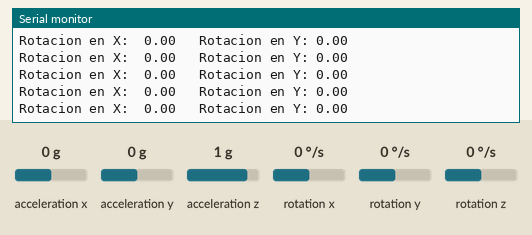
The sketch below on a simulated Arduino Uno, built with avr-gcc and run on an emulated ATmega328P. Parts: the last lines printed to the serial monitor. The inputs (shaded band) are chosen by the test bench; at power-on: acceleration x 0 g, acceleration y 0 g, rotation x 0 °/s, acceleration z 1 g, rotation y 0 °/s, rotation z 0 °/s.

Above: at 1.2 s.
1.3 s: acceleration x set to -1.4 g
At 2.0 s:
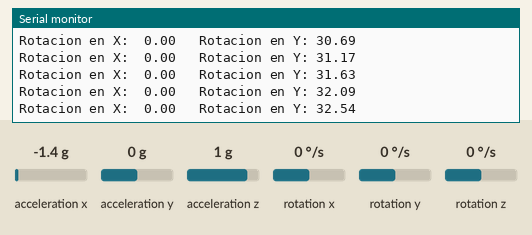
4.3 s: acceleration y set to 0.8 g
At 5.1 s:
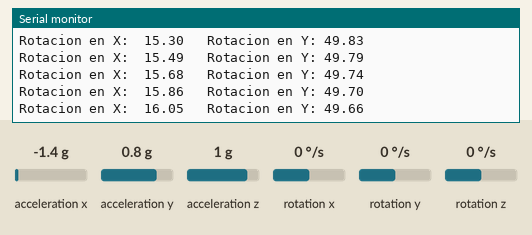
7.3 s: acceleration x set to 0 g
At 7.9 s:
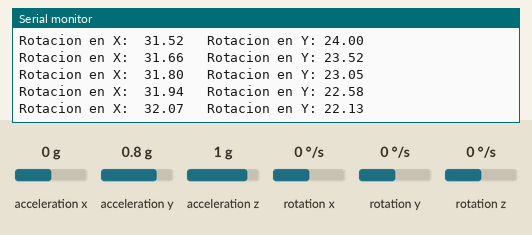
10.3 s: rotation x set to 100 °/s
At 11.2 s:
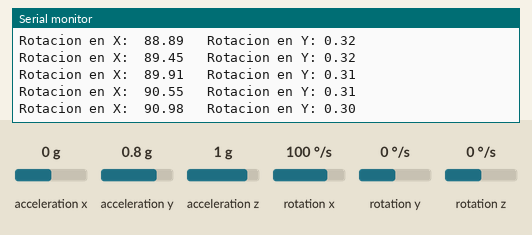
13.3 s: acceleration z set to -1.4 g
At 14.3 s:
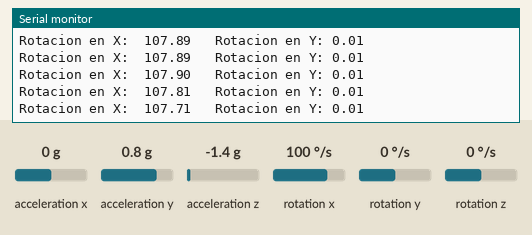
14.8 s: rotation y set to -192 °/s
At 15.8 s:
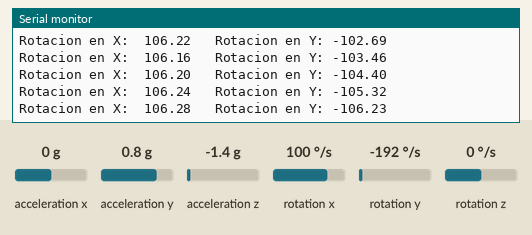
Timing chart, 0 to 17.8 s (numbered marks = the images above; inputs shaded):
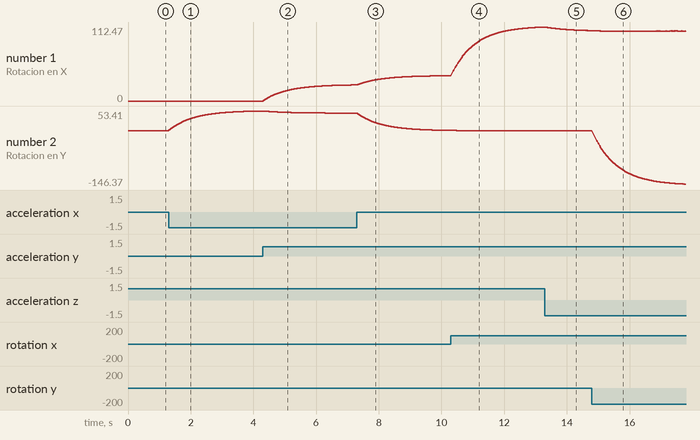

The sketch:

08_IMU_MPU6050_orientation_complementary_filter.ino
```cpp
#include "I2Cdev.h"
#include "MPU6050.h"
#include "Wire.h"
/*
 *  Este ejemplo empleamos un filtro complementario para combinar la señal del acelerómetro y giroscopio
 *  para obtener una mejor medición de la orientación del MPU-6050, como vimos en la entrada
 *  Medir la inclinación de un IMU con Arduino y filtro complementario:
 *  https://www.luisllamas.es/medir-la-inclinacion-imu-arduino-filtro-complementario/
 */
const int mpuAddress = 0x69;
MPU6050 mpu(mpuAddress);

int ax, ay, az;
int gx, gy, gz;

long tiempo_prev;
float dt;
float ang_x, ang_y;
float ang_x_prev, ang_y_prev;

void updateFiltered()
{
   dt = (millis() - tiempo_prev) / 1000.0;
   tiempo_prev = millis();

   //Calcular los ángulos con acelerometro
   float accel_ang_x = atan(ay / sqrt(pow(ax, 2) + pow(az, 2)))*(180.0 / 3.14);
   float accel_ang_y = atan(-ax / sqrt(pow(ay, 2) + pow(az, 2)))*(180.0 / 3.14);

   //Calcular angulo de rotación con giroscopio y filtro complementario
   ang_x = 0.98*(ang_x_prev + (gx / 131)*dt) + 0.02*accel_ang_x;
   ang_y = 0.98*(ang_y_prev + (gy / 131)*dt) + 0.02*accel_ang_y;

   ang_x_prev = ang_x;
   ang_y_prev = ang_y;
}

void setup()
{
   Serial.begin(115200);
   Wire.begin();
   mpu.initialize();
   Serial.println(mpu.testConnection() ? F("IMU iniciado correctamente") : F("Error al iniciar IMU"));
}

void loop()
{
   // Leer las aceleraciones y velocidades angulares
   mpu.getAcceleration(&ax, &ay, &az);
   mpu.getRotation(&gx, &gy, &gz);

   updateFiltered();

   Serial.print(F("Rotacion en X:  "));
   Serial.print(ang_x);
   Serial.print(F("\t Rotacion en Y: "));
   Serial.println(ang_y);

   delay(10);
}
```

Measured:
- after the input at 1.3 s, the serial monitor: prints a new line at once (image 1)
- plotted number 2: 0 → 53.41 after the input at 1.3 s
